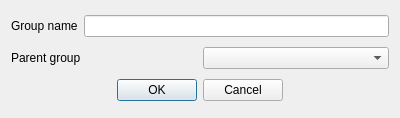
<?xml version="1.0" encoding="UTF-8"?>
<ui version="4.0">
 <class>AddGroupDialog</class>
 <widget class="QDialog" name="AddGroupDialog">
  <property name="geometry">
   <rect>
    <x>0</x>
    <y>0</y>
    <width>400</width>
    <height>118</height>
   </rect>
  </property>
  <property name="windowTitle">
   <string>Add new group</string>
  </property>
  <layout class="QVBoxLayout" name="verticalLayout">
   <item>
    <layout class="QHBoxLayout" name="horizontalLayout">
     <item>
      <widget class="QLabel" name="lblName">
       <property name="text">
        <string>Group name</string>
       </property>
      </widget>
     </item>
     <item>
      <widget class="QLineEdit" name="txtName"/>
     </item>
    </layout>
   </item>
   <item>
    <layout class="QHBoxLayout" name="horizontalLayout_2">
     <item>
      <widget class="QLabel" name="lblParent">
       <property name="text">
        <string>Parent group</string>
       </property>
      </widget>
     </item>
     <item>
      <widget class="QComboBox" name="cmbGroups"/>
     </item>
    </layout>
   </item>
   <item>
    <widget class="QDialogButtonBox" name="buttonBox">
     <property name="orientation">
      <enum>Qt::Orientation::Horizontal</enum>
     </property>
     <property name="standardButtons">
      <set>QDialogButtonBox::StandardButton::Cancel|QDialogButtonBox::StandardButton::Ok</set>
     </property>
     <property name="centerButtons">
      <bool>true</bool>
     </property>
    </widget>
   </item>
  </layout>
 </widget>
 <resources/>
 <connections>
  <connection>
   <sender>buttonBox</sender>
   <signal>accepted()</signal>
   <receiver>AddGroupDialog</receiver>
   <slot>accept()</slot>
   <hints>
    <hint type="sourcelabel">
     <x>248</x>
     <y>254</y>
    </hint>
    <hint type="destinationlabel">
     <x>157</x>
     <y>274</y>
    </hint>
   </hints>
  </connection>
  <connection>
   <sender>buttonBox</sender>
   <signal>rejected()</signal>
   <receiver>AddGroupDialog</receiver>
   <slot>reject()</slot>
   <hints>
    <hint type="sourcelabel">
     <x>316</x>
     <y>260</y>
    </hint>
    <hint type="destinationlabel">
     <x>286</x>
     <y>274</y>
    </hint>
   </hints>
  </connection>
 </connections>
</ui>
